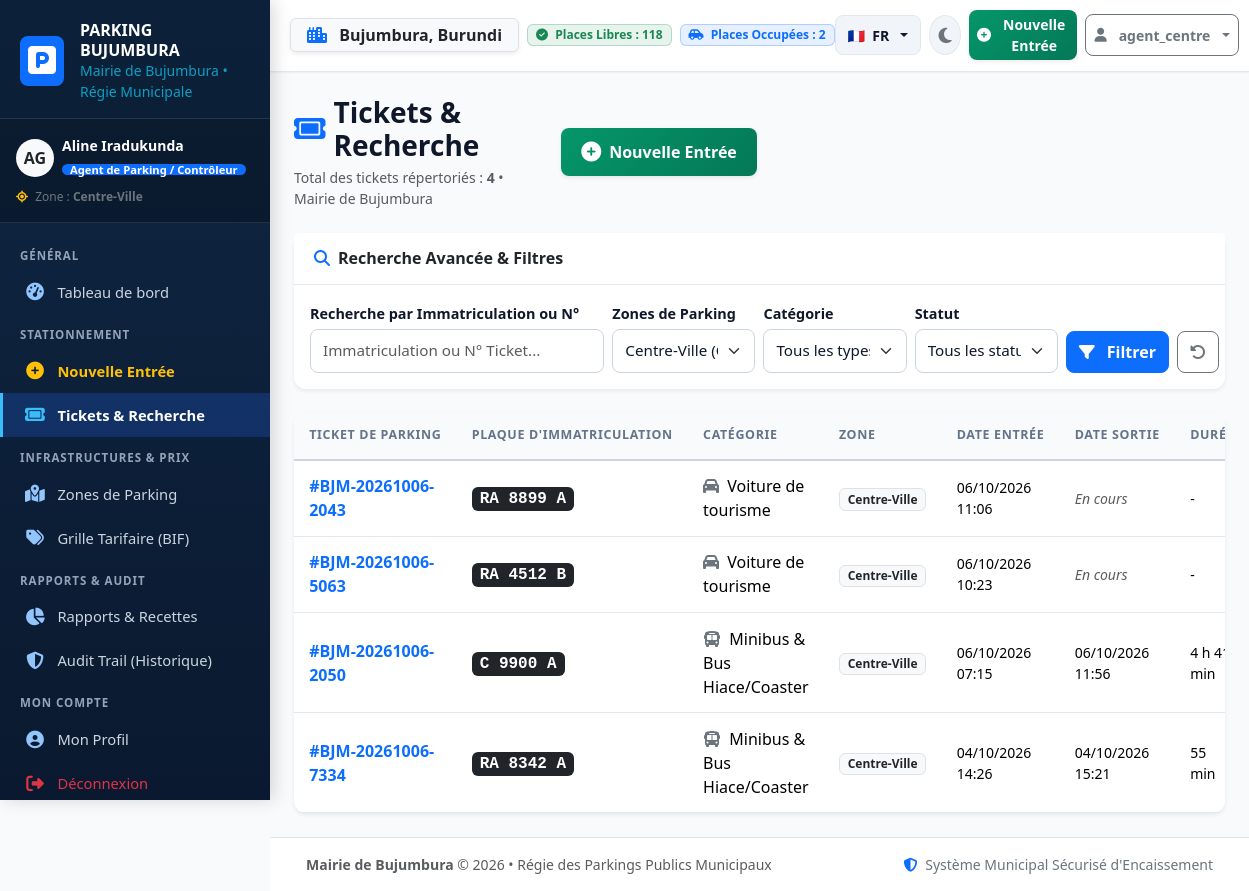
/tickets/?page=3 (signed in), run on an earlier commit of the app's database.
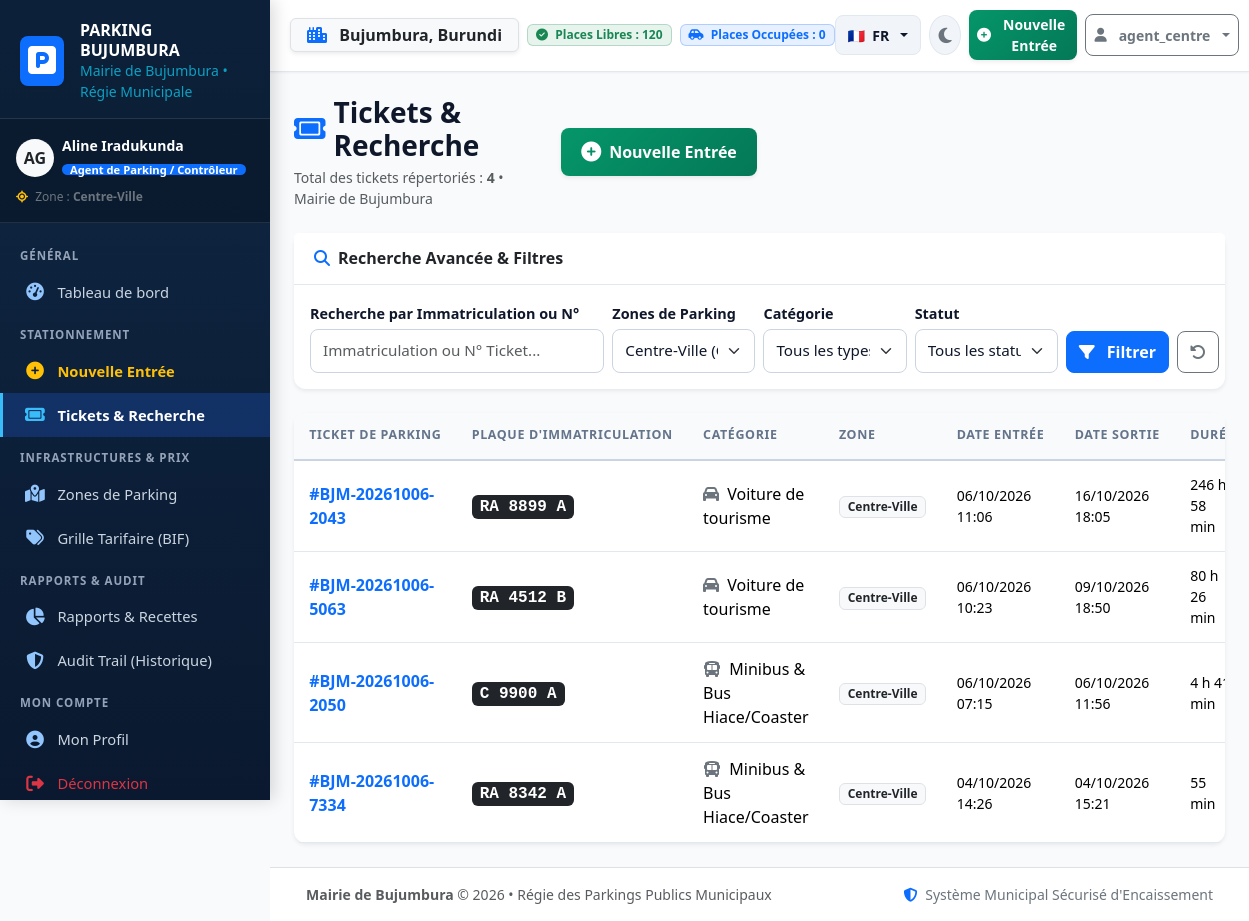
And on a later commit of the database.
### parking_app/models.py (models this page shows, shortened)
class ParkingTicket(models.Model):
    INFRACTION_PENALTY_BIF = 50_000
    STATUS_CHOICES = [
        ('EN_COURS', 'Stationnement en cours'),
        ('PAYE', 'Payé et Sorti'),
        ('ANNULE', 'Annulé / Désactivé'),
        ('EN_INFRACTION', 'Infraction / Dépassement'),
    ]
    INFRACTION_TYPE_CHOICES = [
        ('AUCUNE', 'Aucune infraction'),
        ('TICKET_PERDU', 'Ticket Perdu / Égaré (+50 000 BIF)'),
        ('STATIONNEMENT_ABUSIF', 'Stationnement Abusif / Dépassement (+50 000 BIF)'),
        ('NON_CONFORME', 'Stationnement Hors Marquage / Emplacement Réservé (+50 000 BIF)'),
        ('AUTRE', 'Autre Infraction Municipale (+50 000 BIF)'),
    ]
    PAYMENT_METHOD_CHOICES = [
        ('ESPECES', 'Espèces (Cash BIF)'),
        ('LUMICASH', 'Lumicash Mobile'),
        ('ECOCASH', 'EcoCash Mobile'),
        ('BANQUE', 'Virement / Carte bancaire'),
    ]
    objects = ParkingTicketManager()
    ticket_number = models.CharField(
        max_length=35,
        unique=True,
        db_index=True,
        verbose_name="Numéro de Ticket"
    )
    plate_number = models.CharField(
        max_length=25,
        db_index=True,
        verbose_name="Numéro d'immatriculation / Plaque"
    )
    vehicle_type = models.ForeignKey(
        VehicleType,
        on_delete=models.PROTECT,
        related_name='tickets',
        verbose_name="Type de véhicule"
    )
    zone = models.ForeignKey(
        ParkingZone,
        on_delete=models.PROTECT,
        related_name='tickets',
        verbose_name="Zone de stationnement"
    )
    entry_time = models.DateTimeField(
        default=timezone.now,
        db_index=True,
        verbose_name="Heure d'entrée"
    )
    exit_time = models.DateTimeField(
        null=True,
        blank=True,
        db_index=True,
        verbose_name="Heure de sortie"
    )
    created_by = models.ForeignKey(
        CustomUser,
        on_delete=models.SET_NULL,
        null=True,
        related_name='tickets_created',
        verbose_name="Agent d'enregistrement (Entrée)"
    )
    closed_by = models.ForeignKey(
        CustomUser,
        on_delete=models.SET_NULL,
        null=True,
        blank=True,
        related_name='tickets_closed',
        verbose_name="Agent de clôture (Sortie/Encaissement)"
    )
    status = models.CharField(
        max_length=20,
        choices=STATUS_CHOICES,
        default='EN_COURS',
        db_index=True,
        verbose_name="Statut du ticket"
    )
    duration_minutes = models.PositiveIntegerField(
        default=0,
        verbose_name="Durée de stationnement (minutes)"
    )
    amount_due = models.DecimalField(
        max_digits=12,
        decimal_places=0,
        default=0,
        verbose_name="Montant dû (BIF)"
    )
    amount_paid = models.DecimalField(
        max_digits=12,
        decimal_places=0,
        default=0,
        verbose_name="Montant encaissé (BIF)"
    )
    payment_method = models.CharField(
        max_length=20,
        choices=PAYMENT_METHOD_CHOICES,
        default='ESPECES',
        verbose_name="Mode de règlement"
    )
    payment_reference = models.CharField(
        max_length=100,
        blank=True,
        verbose_name="Référence de transaction (Lumicash/EcoCash)"
    )
    is_active = models.BooleanField(
        default=True,
        db_index=True,
        verbose_name="Ticket actif (Non désactivé)"
    )
    cancellation_reason = models.TextField(
        blank=True,
        verbose_name="Motif d'annulation / désactivation"
    )
    deactivated_by = models.ForeignKey(
        CustomUser,
        on_delete=models.SET_NULL,
        null=True,
        blank=True,
        related_name='tickets_deactivated',
        verbose_name="Désactivé par"
    )
    deactivated_at = models.DateTimeField(
        null=True,
        blank=True,
        verbose_name="Date & Heure de désactivation"
    )
    has_infraction = models.BooleanField(
        default=False,
        db_index=True,
        verbose_name="En infraction"
    )
    infraction_type = models.CharField(
        max_length=40,
        choices=INFRACTION_TYPE_CHOICES,
        default='AUCUNE',
        blank=True,
        verbose_name="Type d'infraction"
    )
    infraction_reason = models.CharField(
        max_length=255,
        blank=True,
        verbose_name="Motif / Observations infraction"
    )
    infraction_fine = models.DecimalField(
        max_digits=10,
        decimal_places=0,
        default=0,
        verbose_name="Amende forfaitaire (BIF)"
    )
    parking_fee = models.DecimalField(
        max_digits=12,
        decimal_places=0,
        default=0,
        verbose_name="Frais de stationnement (BIF)"
    )
    class Meta:
        verbose_name = "Ticket de Parking"
        verbose_name_plural = "Tickets de Parking"
        ordering = ['-entry_time']
    def formatted_duration(self):
        mins = self.duration_minutes
        if mins < 60:
            return f"{mins} min"
        hours = mins // 60
        remainder = mins % 60
        if remainder == 0:
            return f"{hours} h"
        return f"{hours} h {remainder} min"
    def get_status_badge(self):
        badges = {
            'EN_COURS': 'bg-primary text-white',
            'PAYE': 'bg-success text-white',
            'ANNULE': 'bg-secondary text-white',
            'EN_INFRACTION': 'bg-danger text-white',
        }
        return badges.get(self.status, 'bg-dark text-white')

class VehicleType(models.Model):
    code = models.CharField(max_length=30, unique=True, verbose_name="Code unique (ex: VOITURE)")
    name = models.CharField(max_length=60, verbose_name="Type de véhicule")
    icon_class = models.CharField(
        max_length=50,
        default='fa-car',
        verbose_name="Icône FontAwesome (ex: fa-car, fa-motorcycle, fa-bus, fa-truck)"
    )
    default_hourly_rate = models.DecimalField(
        max_digits=10,
        decimal_places=0,
        default=1000,
        verbose_name="Tarif par heure standard (BIF)"
    )
    default_daily_rate = models.DecimalField(
        max_digits=10,
        decimal_places=0,
        default=6000,
        verbose_name="Tarif par journée standard (BIF)"
    )
    description = models.CharField(max_length=200, blank=True, verbose_name="Description")
    is_active = models.BooleanField(default=True, verbose_name="Actif")
    class Meta:
        verbose_name = "Type de Véhicule"
        verbose_name_plural = "Types de Véhicules"
        ordering = ['name']
    def __str__(self):
        return f"{self.name} ({self.default_hourly_rate:,.0f} BIF/h)".replace(',', ' ')

class ParkingZone(models.Model):
    name = models.CharField(max_length=100, unique=True, verbose_name="Nom de la Zone")
    code = models.CharField(max_length=20, unique=True, verbose_name="Code de la Zone (ex: CV, ROH)")
    description = models.TextField(blank=True, verbose_name="Description / Localisation précise")
    total_spots = models.PositiveIntegerField(
        default=50,
        validators=[MinValueValidator(1)],
        verbose_name="Capacité totale (places)"
    )
    hourly_rate_default = models.DecimalField(
        max_digits=10,
        decimal_places=0,
        default=1000,
        verbose_name="Tarif horaire de base (BIF)"
    )
    is_active = models.BooleanField(default=True, verbose_name="Zone active")
    created_at = models.DateTimeField(auto_now_add=True, verbose_name="Date de création")
    class Meta:
        verbose_name = "Zone de Parking"
        verbose_name_plural = "Zones de Parking"
        ordering = ['name']
    def get_occupied_spots(self):
        return self.tickets.filter(status='EN_COURS', is_active=True).count()
    def get_available_spots(self):
        occupied = self.get_occupied_spots()
        return max(0, self.total_spots - occupied)
    def __str__(self):
        return f"{self.name} ({self.code}) - {self.total_spots} places"

### parking_app/views.py (the view)
# urls.py: path('tickets/', views.ticket_list, name='ticket_list'),
@login_required
def ticket_list(request):
    form = TicketFilterForm(request.GET, user=request.user)
    tickets = ParkingTicket.objects.for_user(request.user).select_related('zone', 'vehicle_type', 'created_by', 'closed_by')
    if form.is_valid():
        q = form.cleaned_data.get('q')
        zone = form.cleaned_data.get('zone')
        v_type = form.cleaned_data.get('vehicle_type')
        status = form.cleaned_data.get('status')
        date_from = form.cleaned_data.get('date_from')
        date_to = form.cleaned_data.get('date_to')
        if q:
            tickets = tickets.filter(
                Q(plate_number__icontains=q) |
                Q(ticket_number__icontains=q)
            )
        if zone and request.user.is_admin_user():
            tickets = tickets.filter(zone=zone)
        if v_type:
            tickets = tickets.filter(vehicle_type=v_type)
        if status:
            tickets = tickets.filter(status=status)
        if date_from:
            tickets = tickets.filter(entry_time__date__gte=date_from)
        if date_to:
            tickets = tickets.filter(entry_time__date__lte=date_to)
    paginator = Paginator(tickets, 15)
    page_number = request.GET.get('page')
    page_obj = paginator.get_page(page_number)
    return render(request, 'parking_app/tickets/ticket_list.html', {
        'page_obj': page_obj,
        'form': form,
        'total_count': tickets.count(),
        'is_agent': not request.user.is_admin_user(),
    })

### parking_app/models.py (called while the page is built)
    def is_admin_user(self):
        return self.role == 'ADMIN' or self.is_superuser

    def get_role_badge_class(self):
        if self.role == 'ADMIN':
            return 'bg-danger text-white'
        return 'bg-primary text-white'

    def for_user(self, user):
        if not user or not user.is_authenticated:
            return self.none()
        if user.is_admin_user():
            return self
        if user.assigned_zone:
            return self.filter(zone=user.assigned_zone)
        return self.none()

    def get_queryset(self):
        return ParkingTicketQuerySet(self.model, using=self._db)

    def for_user(self, user):
        return self.get_queryset().for_user(user)

### templates/parking_app/tickets/ticket_list.html (shortened to what the changed rows need)
{% extends 'base.html' %}
{% load i18n %}
{% block content %}
<div class="card shadow-sm border-0">
    <div class="table-responsive">
        <table class="table table-hover table-mobile-cards align-middle mb-0">
            <thead class="table-light">
                <tr>
                    <th>{% trans "Ticket de parking" %}</th>
                    <th>{% trans "Plaque d'Immatriculation" %}</th>
                    <th>{% trans "Catégorie" %}</th>
                    <th>{% trans "Zone" %}</th>
                    <th>{% trans "Date Entrée" %}</th>
                    <th>{% trans "Date Sortie" %}</th>
                    <th>{% trans "Durée" %}</th>
                </tr>
            </thead>
            <tbody>
                {% for ticket in page_obj %}
                <tr class="{% if not ticket.is_active %}table-secondary opacity-75{% endif %}">
                    <td data-label="{% trans 'Ticket' %}">
                        <a href="{% url 'ticket_detail' ticket.pk %}" class="fw-bold text-decoration-none text-primary">
                            #{{ ticket.ticket_number }}
                        </a>
                    </td>
                    <td data-label="{% trans 'Plaque' %}">
                        <span class="badge bg-dark text-white font-monospace px-2 py-1 fs-6">
                            {{ ticket.plate_number }}
                        </span>
                    </td>
                    <td data-label="{% trans 'Catégorie' %}">
                        <i class="fa-solid {{ ticket.vehicle_type.icon_class|default:'fa-car' }} text-secondary me-1"></i>
                        {{ ticket.vehicle_type.name }}
                    </td>
                    <td data-label="{% trans 'Zone' %}">
                        <span class="badge bg-light text-dark border">{{ ticket.zone.name }}</span>
                    </td>
                    <td data-label="{% trans 'Entrée' %}" class="small">
                        {{ ticket.entry_time|date:"d/m/Y H:i" }}
                    </td>
                    <td data-label="{% trans 'Sortie' %}" class="small">
                        {% if ticket.exit_time %}
                            {{ ticket.exit_time|date:"d/m/Y H:i" }}
                        {% else %}
                            <span class="text-muted fst-italic">{% trans "En cours" %}</span>
                        {% endif %}
                    </td>
                    <td data-label="{% trans 'Durée' %}" class="small">
                        {% if ticket.duration_minutes > 0 %}
                            {{ ticket.formatted_duration }}
                        {% else %}
                            -
                        {% endif %}
                    </td>
                </tr>
                {% endfor %}
            </tbody>
        </table>
    </div>
</div>
{% endblock %}

### templates/base.html (shortened to what the changed rows need)
{% load i18n static %}
<!DOCTYPE html>
<html lang="{{ LANGUAGE_CODE|default:'fr' }}" data-bs-theme="light" data-theme="light">
<head>
    <link href="https://cdn.jsdelivr.net/npm/bootstrap@5.3.3/dist/css/bootstrap.min.css" rel="stylesheet">
    <link href="https://cdnjs.cloudflare.com/ajax/libs/font-awesome/6.5.1/css/all.min.css" rel="stylesheet">
    <link rel="stylesheet" href="{% static 'css/custom.css' %}">
</head>
<body data-bs-theme="light" data-theme="light">
    <div class="app-wrapper">
        <div class="main-content">
            <header class="top-navbar d-flex align-items-center justify-content-between">
                <div class="d-flex align-items-center gap-2">
                    <div class="d-none d-md-flex align-items-center gap-2">
                        <span class="badge bg-success bg-opacity-10 text-success border border-success border-opacity-25 px-2 py-1">
                            <i class="fa-solid fa-circle-check me-1"></i> {% trans "Places Libres" %} : <strong>{{ global_available_spots|default:"0" }}</strong>
                        </span>
                        <span class="badge bg-primary bg-opacity-10 text-primary border border-primary border-opacity-25 px-2 py-1">
                            <i class="fa-solid fa-car-side me-1"></i> {% trans "Places Occupées" %} : <strong>{{ global_occupied_spots|default:"0" }}</strong>
                        </span>
                    </div>
                </div>
            </header>
            <main class="content-body" id="mainContent">
                {% block content %}{% endblock %}
            </main>
        </div>
    </div>
</body>
</html>

What changed in the data, as far as the page shows it:
changed ParkingTicket "RA 8899 A": exit_time (not shown) → "16/10/2026 18:05"; formatted_duration (not shown) → "246 h 58 min"; trans "En cours" → (not shown)
changed ParkingTicket "BJM-20261006-5063": exit_time (not shown) → "09/10/2026 18:50"; formatted_duration (not shown) → "80 h 26 min"; trans "En cours" → (not shown)
Also different on the page:
{{ global_available_spots|default:"0" }}: "118" → "120"
{{ global_occupied_spots|default:"0" }}: "2" → "0"
